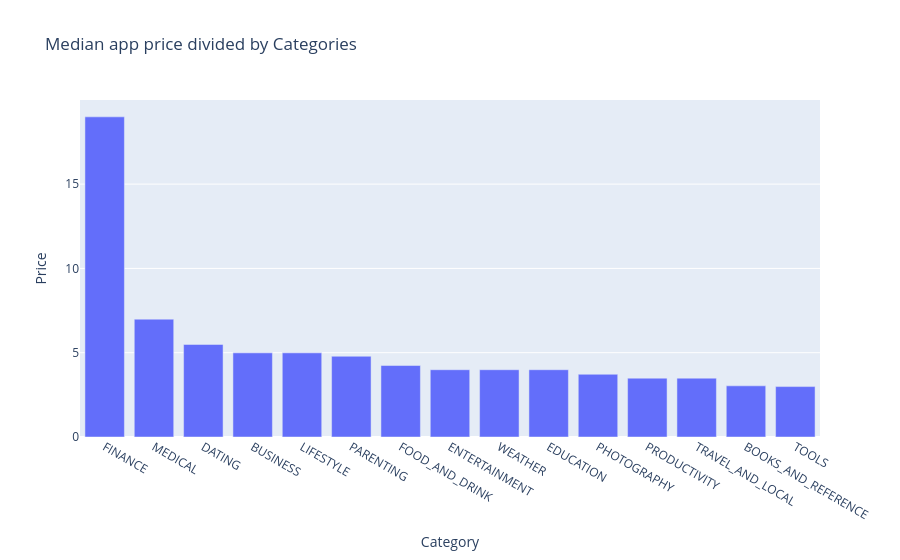

Notebook code cell kept with this figure:
### Markdown cell above
## 10. Paid App Pricing by Category

Among paid apps, we look at the median price per category
to understand where users are willing to spend money and how much.

### Code cell
# Prezzo mediano per categoria (solo app a pagamento)
df_paid = df[df['Type'] == 'Paid']

df_paid_content_price = df_paid.groupby('Category')['Price'].median().reset_index().sort_values(by='Price', ascending=False).head(15)
fig = px.bar(df_paid_content_price, x='Category', y='Price', title='Median app price divided by Categories')
fig.show()

### Figure 1 — Plotly figure (JSON) as saved in the notebook; plotly's stock layout.template omitted (floating-point values rounded to 4 significant figures)
{"data": [{"alignmentgroup": "True", "hovertemplate": "Category=%{x}<br>Price=%{y}<extra></extra>", "legendgroup": "", "marker": {"color": "#636efa", "pattern": {"shape": ""}}, "name": "", "offsetgroup": "", "orientation": "v", "showlegend": false, "textposition": "auto", "type": "bar", "x": ["FINANCE", "MEDICAL", "DATING", "BUSINESS", "LIFESTYLE", "PARENTING", "FOOD_AND_DRINK", "ENTERTAINMENT", "WEATHER", "EDUCATION", "PHOTOGRAPHY", "PRODUCTIVITY", "TRAVEL_AND_LOCAL", "BOOKS_AND_REFERENCE", "TOOLS"], "xaxis": "x", "y": [18.99, 6.99, 5.49, 4.99, 4.99, 4.79, 4.24, 3.99, 3.99, 3.99, 3.72, 3.49, 3.49, 3.035, 2.99], "yaxis": "y"}], "layout": {"barmode": "relative", "legend": {"tracegroupgap": 0}, "title": {"text": "Median app price divided by Categories"}, "xaxis": {"anchor": "y", "domain": [0, 1], "title": {"text": "Category"}}, "yaxis": {"anchor": "x", "domain": [0, 1], "title": {"text": "Price"}}}}
